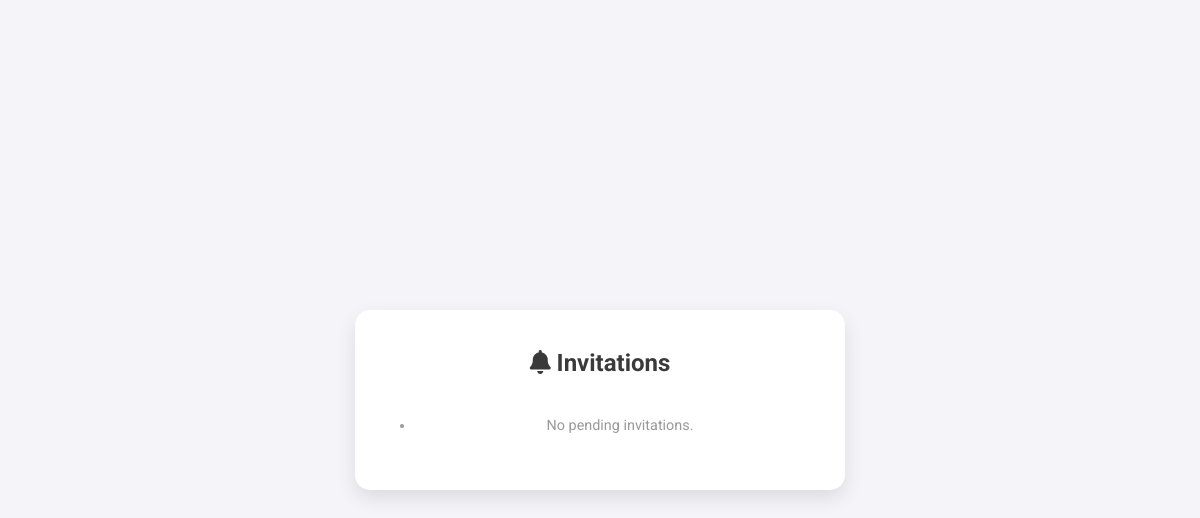
The app's page /chat/invitations/ (signed in), older data.
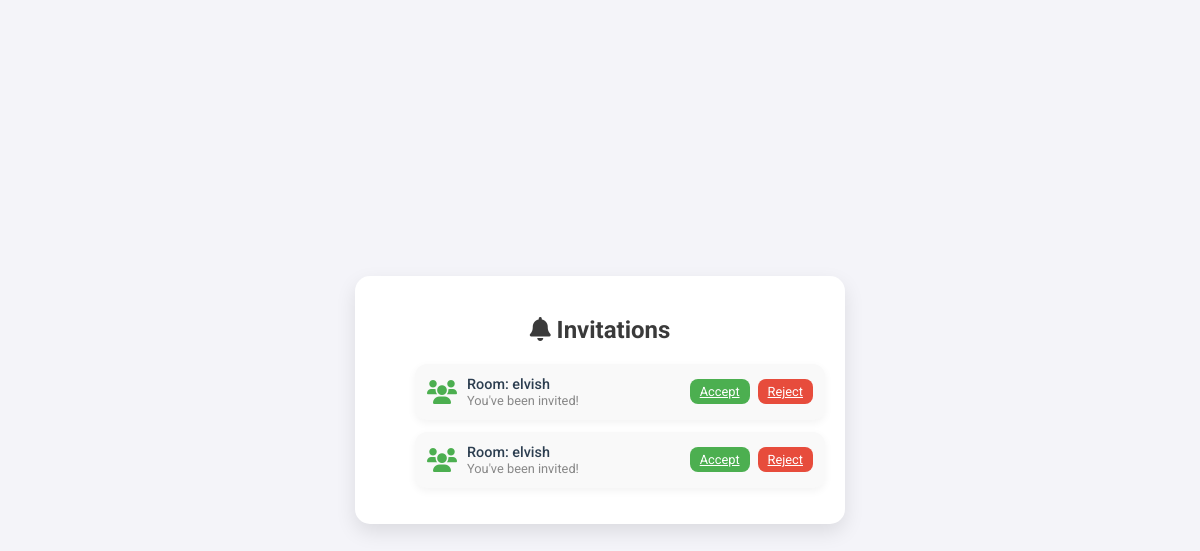
The same page, newer data.
### chat/models.py (models this page shows, shortened)
class Invitation(models.Model):
    room=models.ForeignKey(Room, related_name='invitations', on_delete=models.CASCADE)
    user = models.ForeignKey(User, related_name='invitations', on_delete=models.CASCADE)
    invited_at=models.DateTimeField(auto_now=True)
    accepted=models.BooleanField(default=False)

class Room(models.Model):
    room_name = models.CharField(max_length=250)
    users=models.ManyToManyField(User, related_name='rooms', blank=True)
    created_at=models.DateTimeField(auto_now=True)

### chat/views.py (the view)
# urls.py: path('invitations/', views.invitation_list, name='invitation_list'),
@login_required
def invitation_list(request):
    invitations = Invitation.objects.filter(user=request.user,accepted=False)
    return render(request,'chat/invitation_list.html',{'invitations':invitations})

### chat/templates/chat/invitation_list.html (shortened to what this page needs)
<!DOCTYPE html>
<html lang="en">
<head>
    <link rel="stylesheet" href="https://cdnjs.cloudflare.com/ajax/libs/font-awesome/6.0.0-beta3/css/all.min.css">
</head>
<body>
    <div class="container">
        <h2><i class="fas fa-bell"></i> Invitations</h2>
        <ul id="invitationList">
            {% if invitations %}
                {% for invitation in invitations %}
                <li class="invitation">
                    <div class="invitation-info">
                        <i class="fas fa-users"></i>
                        <div class="invitation-details">
                            <span class="room-name">Room: {{ invitation.room.room_name }}</span>
                            <span class="invite-text">You've been invited!</span>
                        </div>
                    </div>
                    <div class="invitation-actions">
                        <a class="btn accept" href="{% url 'accept_invitation' invitation.id %}">Accept</a>
                        <a class="btn reject" href="{% url 'reject_invitation' invitation.id %}">Reject</a>
                    </div>
                </li>
                {% endfor %}
            {% else %}
                <li class="no-invitations">No pending invitations.</li>
            {% endif %}
        </ul>
    </div>
</body>
</html>

Row changes from the older to the newer data that the page shows:
added Invitation: room.room_name "elvish"
added Invitation: room.room_name "elvish"
Text that changed along with them:
text no longer shown: "No pending invitations."
